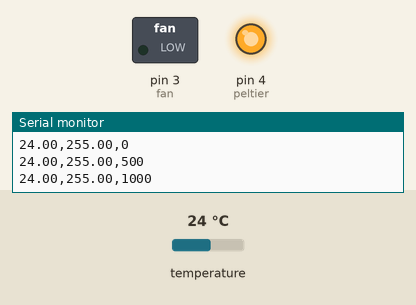
Bench run of a sketch on a simulated Arduino Uno, built with avr-gcc and run on an emulated ATmega328P. Parts: switched loads named in the sketch (green lamp = pin HIGH), output pins drawn as LEDs (lit = HIGH), the last lines printed to the serial monitor. Wiring (inferred from the names in the program): TMP102 temperature sensor at I2C address 0x48. The test bench sets the inputs (shaded band); at power-on: temperature 24 °C.

Above: at 1.2 s.
1.3 s: temperature set to 15.8 °C
3.2 s: temperature set to 14.9 °C
4.7 s: temperature set to 12 °C
At 5.8 s:
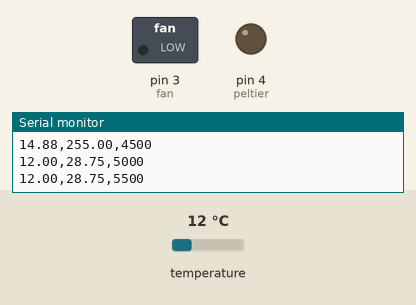
7.7 s: temperature set to 19 °C
At 8.4 s:
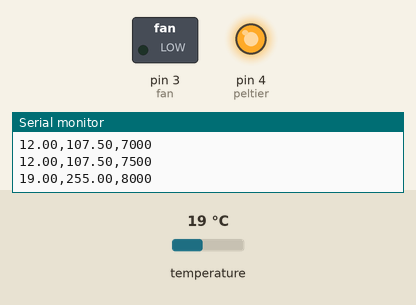
9.5 s: temperature set to 3 °C
At 11.1 s:
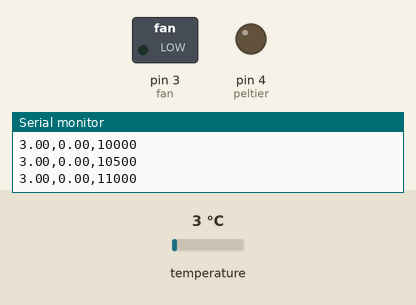
Timing chart, 0 to 12.5 s (numbered marks = the images above; inputs shaded):
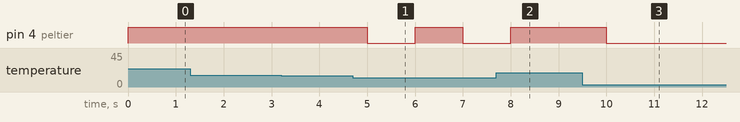

Measured:
- after the input at 4.7 s, pin 4 (peltier): HIGH → LOW after 0.30 s, → HIGH 1.0 s later, → LOW 1.0 s later
- after the input at 7.7 s, pin 4 (peltier): LOW → HIGH after 0.30 s
- after the input at 9.5 s, pin 4 (peltier): HIGH → LOW after 0.50 s

The sketch:

PeltierCooler.ino
```cpp
/*
 SparkFun Electronics 2010
 Nathan Seidle

 This code is public domain.

 Peltier ran at 3.6A @ 11.0V = 39.6W!

 The thermo-electric cooler (or Peltier) works well well with a computer power supply for power, a computer
 CPU heat sink for cooling and a N-Channel MOSFET to control the power. The Peltier is going to use a ton
 of juice. In this case, I  measured 3.6 amps at 11 volts! I had to attach the hot side of the Peltier
 to a large computer CPU heat sink but it worked so well that the cold side was so cold I could not keep
 my finger on the device.

 Because I was so scared of pumping 40 watts into a device, I used this program to slowly ramp
 up the power flowing through the MOSFET. Press 'a' to increase power, 'z' to step down.

 */
#include <PID_v1.h>
#include <Wire.h>


int tmp102Address = 0x48;
//int power = 0; //Power level fro 0 to 99%
//int peltier_level = map(power, 0, 99, 0, 255); //This is a value from 0 to 255 that actually controls the MOSFET
int fan = 3;

int peltier = 4;
double Output;
double Celsius; // This is the input for the PID algorithm and what we are trying to control.
double Setpoint; // let's see if this works
unsigned long time;

/**
 * @param Celsius -- the variable to control
 * @param Output -- the value of the pwm to be calculated by the PID.compute() method
 * @param Setpoint -- the value of Celsius that the algorithm tries to attain.
 * @param kp -- (tentative: 5) maybe 25
 * @param ki -- (tentative: 1) maybe 3.45
 * @param kd -- (tentative: 5.5) maybe .025
 * @param Direction -- (tentative REVERSE)
 */
PID tempController(&Celsius, &Output, &Setpoint, 100, 65, 50, REVERSE);


void setup() {
  Serial.begin(9600);
  pinMode(fan, OUTPUT);
  pinMode(peltier, OUTPUT);
  Wire.begin();
  Celsius = getTemperature();
  Setpoint = 12.5;
  tempController.SetSampleTime(1000);
  tempController.SetOutputLimits(0, 255);
  tempController.SetMode(AUTOMATIC);
}

void loop() {
  time = millis();

  /*Begin temperature monitoring */
  Celsius = getTemperature();
  boolean s = tempController.Compute();
  analogWrite(peltier, Output);

  if (time % 500 == 0) {
    Serial.print(Celsius);
    Serial.print(",");
    Serial.print(Output);
    Serial.print(",");
    Serial.print(time);
    Serial.println();

  }
  //delay(500); //just here to slow down the output. You can remove this

}

double getTemperature(){
  Wire.requestFrom(tmp102Address, 2);

  byte MSB = Wire.read();
  byte LSB = Wire.read();

  //it's a 12bit int, using two's compliment for negative
  int TemperatureSum = ((MSB << 8) | LSB) >> 4;

  return TemperatureSum*0.0625;

}
```
